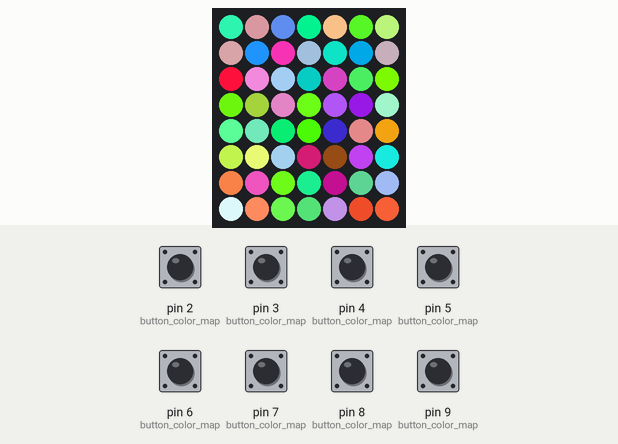
Recording of a sketch running on a simulated Arduino Uno, built with avr-gcc and run on an emulated ATmega328P. Shown: 7×8 RGB LED matrix (first LED top left, wired row by row). Inputs (shaded band) come from the test bench; at power-on: pin 2 (button_color_map), pin 3 (button_color_map), pin 4 (button_color_map), pin 5 (button_color_map), pin 6 (button_color_map), pin 7 (button_color_map), pin 8 (button_color_map), pin 9 (button_color_map) HIGH. Random numbers use the default seed unless the sketch sets one; what the sketch prints to the serial monitor is not drawn.

Above: at 1.8 s.
1.9 s: pin 2 (button_color_map) pulled LOW for 0.35 s
At 3.2 s:
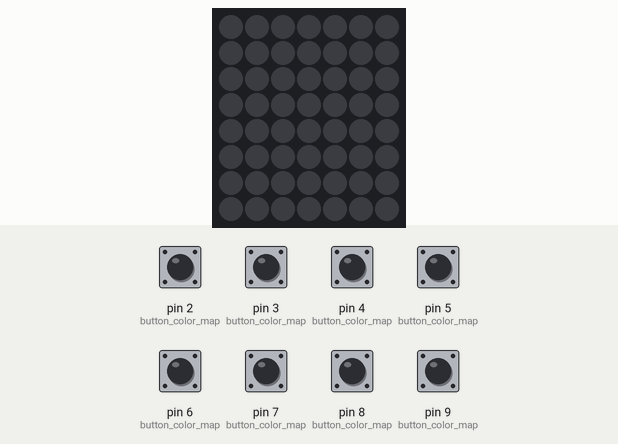
3.7 s: pin 3 (button_color_map) pulled LOW for 0.35 s
At 3.88 s:
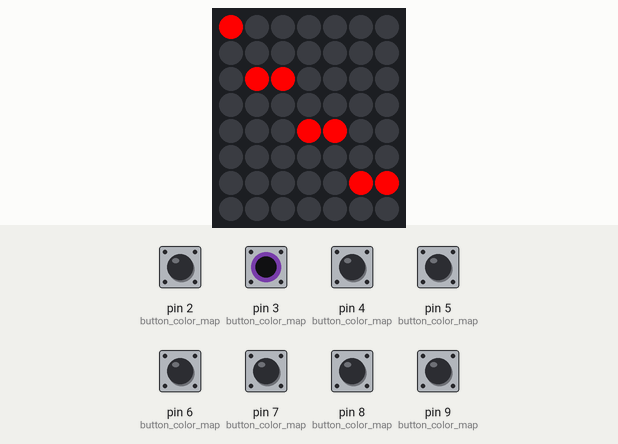
5.5 s: pin 4 (button_color_map) pulled LOW for 0.35 s
At 5.68 s:
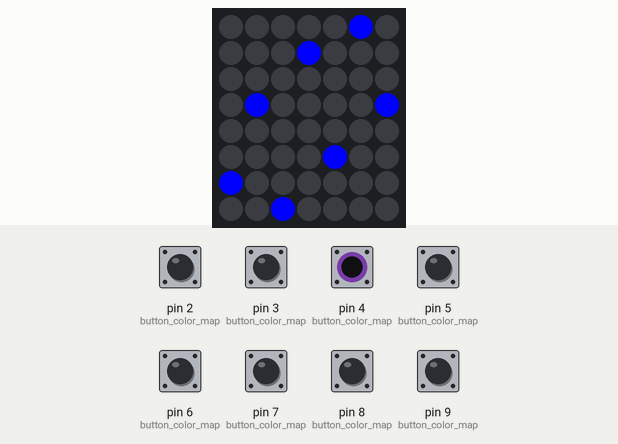
7.3 s: pin 9 (button_color_map) pulled LOW for 0.35 s
At 7.48 s:
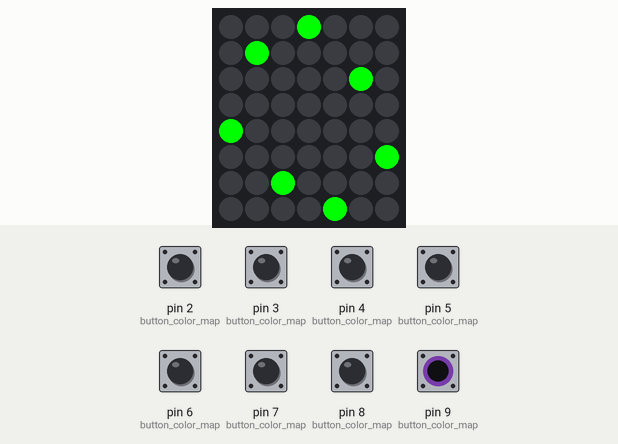
9.1 s: pin 5 (button_color_map) pulled LOW for 0.35 s
At 9.28 s:
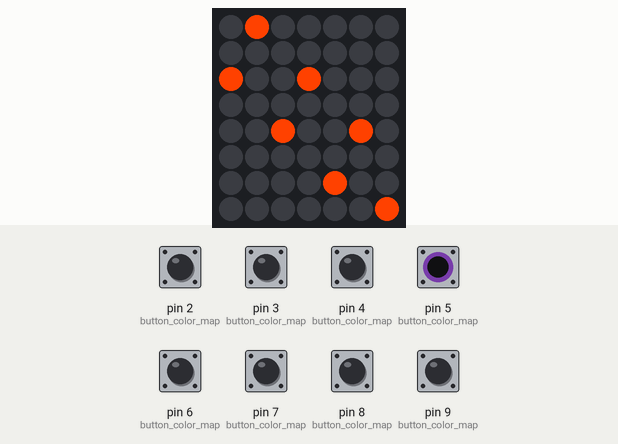
10.9 s: pin 6 (button_color_map) pulled LOW for 0.35 s
At 11.08 s:
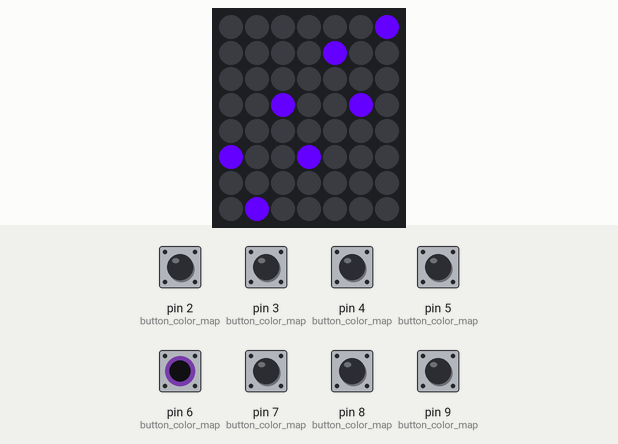
Timing chart, 0 to 13.7 s (numbered marks = the images above; inputs shaded):
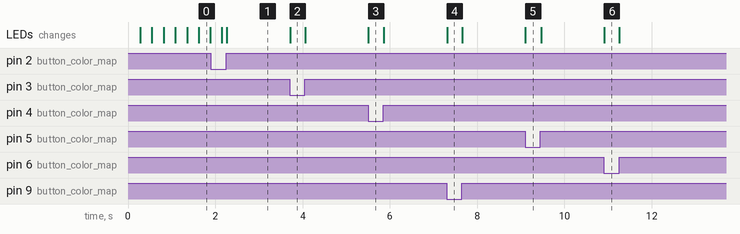

The sketch:

Hand-Bell-Signal.ino
```cpp
#define ROWS 8
#define COLS 7
#define DEBUG 1

#include <Adafruit_NeoPixel.h>

Adafruit_NeoPixel panel = Adafruit_NeoPixel(56, 13, NEO_GRB + NEO_KHZ800);

bool show_shape[ROWS];
uint32_t colors[7] = {
  panel.Color(255, 0, 0),     //red
  panel.Color(255, 65, 0),    //orange
  panel.Color(255, 125, 0),   //yellow
  panel.Color(0, 255, 0),     //green
  panel.Color(0, 255, 255),   //teal
  panel.Color(0, 0, 255),     //blue
  panel.Color(100, 0, 255)    //purple
};
int grid[ROWS][COLS];       // actual addresses of serpentine patterned addressable LEDs

int button_color_map[8][2] = {      // index is row
  {3,0},                            // first value is button number
  {5,1},                            // second value is color
  {7,2},
  {9,3},
  {2,4},
  {4,5},
  {6,6},
  {8,0}
};


void setup() {

#ifdef DEBUG
  Serial.begin(9600);
#endif
  // fill the grid arraw\y with addresses
  for(int row=0; row<ROWS; row++){
    for(int column=0; column<COLS; column++){
      if(column%2 == 0){
       grid[row][column]=row+ROWS*column;
      }
      else{
       grid[row][column]=ROWS*(column+1)-row-1;
      }
#ifdef DEBUG
      Serial.print(grid[row][column]);
      Serial.print(", ");
#endif
    }
#ifdef DEBUG
    Serial.println(" - end row");
#endif
  }

  // Initialize the panel
  panel.begin();
  panel.show();

  // Setup the 8 buttons
  for(int i=2; i<10; i++){
    pinMode(i, INPUT_PULLUP);
  }
  bool startup = true;
  while(startup){
    all_random();
    delay(250);
    for(int i=2; i<10; i++){
      if(digitalRead(i) == LOW){
        startup = false;
      }
    }
  }
  panel.clear();
  panel.show();
}

void loop() {
  check_buttons();
  display_colors();
  //test_order();
}

void all_random(){
  for(int i=0;i<56;i++){
    panel.setPixelColor(i, random(254), random(254), random(254));
  }
  panel.show();
}

void check_buttons(){
  for(int i=0; i<8; i++){
      if(digitalRead(button_color_map[i][0]) == LOW){
        show_shape[i] = true;
      }
      else{
        show_shape[i] = false;
      }
    }
}

void display_colors(){
  for(int row=0; row<ROWS; row++){
    if(show_shape[row]){
      for(int column = 0; column < COLS; column++){
        panel.setPixelColor(grid[row][column],colors[button_color_map[row][1]]);
      }
    }
    else{
      for(int column = 0; column < COLS; column++){
        panel.setPixelColor(grid[row][column],0,0,0);
      }
    }
  }
  panel.show();
  delay(10);
}

void test_order(){
  for(int row=0; row<ROWS; row++){
    for(int col = 0; col < COLS; col++){
      panel.setPixelColor(grid[row][col],colors[row]);
      panel.show();
      delay(100);
      panel.setPixelColor(grid[row][col],0,0,0);
      panel.show();
    }
  }
}
```

Measured:
- after the input at 3.7 s, the LEDs: change at once (image 2)
- after the input at 5.5 s, the LEDs: change at once (image 3)
- after the input at 7.3 s, the LEDs: change at once (image 4)
- after the input at 9.1 s, the LEDs: change at once (image 5)
- after the input at 10.9 s, the LEDs: change at once (image 6)
